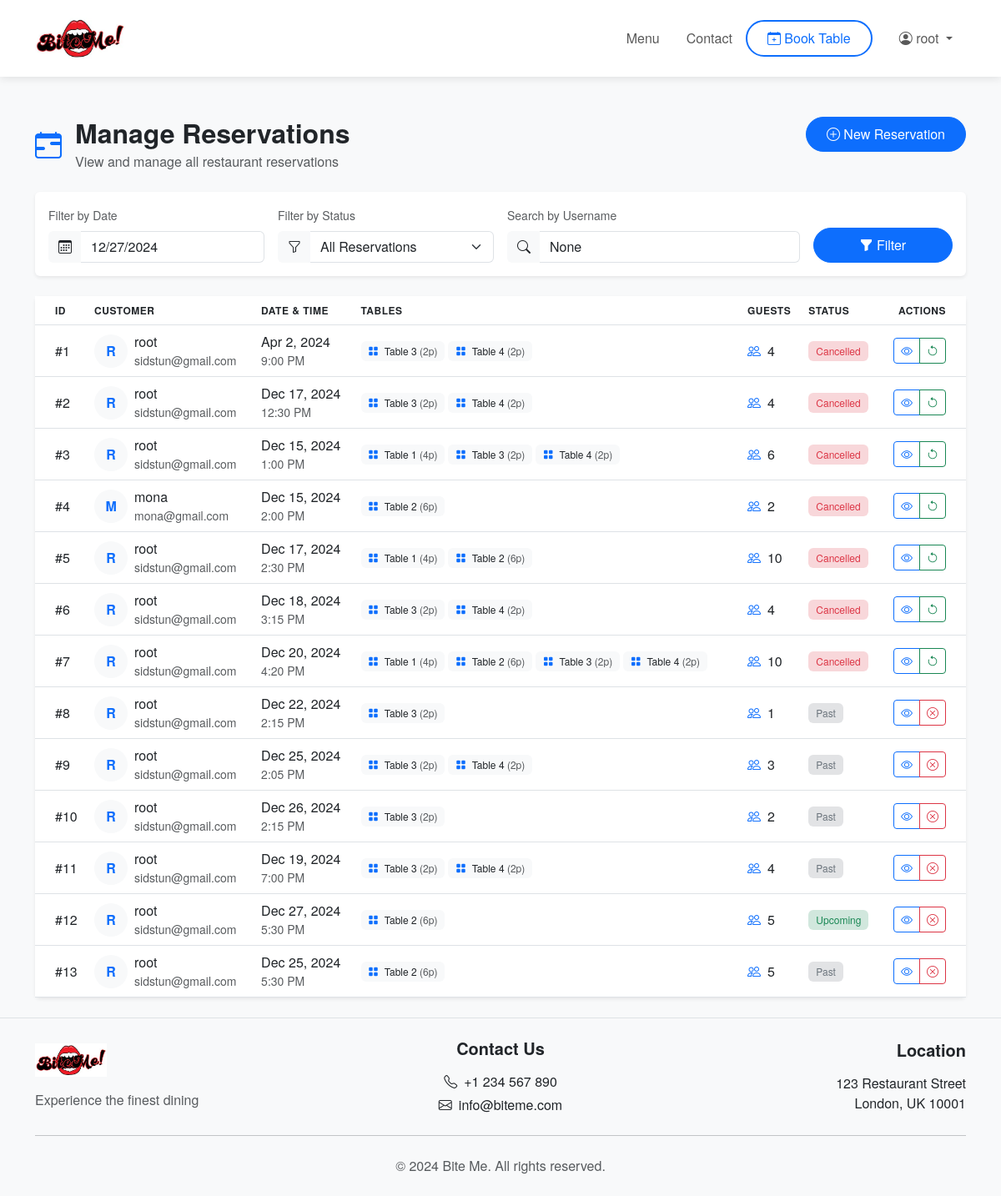
Screenshot of /manage/reservations/ (signed in) with the database file from the repository.
### booking/models.py (models this page shows, shortened)
class Reservation(models.Model):
    user = models.ForeignKey(User, on_delete=models.CASCADE, related_name='reservations')
    date = models.DateField()
    time = models.TimeField()
    guests = models.IntegerField()
    tables = models.ManyToManyField(Table, related_name='reservations', blank=True)
    created_at = models.DateTimeField(default=timezone.now)
    canceled = models.BooleanField(default=False)

class Table(models.Model):
    number = models.CharField(max_length=10)
    capacity = models.IntegerField()
    class Meta:
        ordering = ['number']

### booking/views.py (the view, shortened to what this page needs)
# urls.py: path('manage/reservations/', admin_reservations_view, name='admin_reservations'),
@user_passes_test(lambda u: u.is_staff)
def admin_reservations_view(request):
    date_filter = request.GET.get('date')
    status_filter = request.GET.get('status')
    search_query = request.GET.get('search')
    reservations = Reservation.objects.select_related('user').prefetch_related('tables').all()
    if date_filter:
        try:
            filter_date = datetime.strptime(date_filter, '%Y-%m-%d').date()
            reservations = reservations.filter(date=filter_date)
        except ValueError:
            pass
    if search_query:
        reservations = reservations.filter(
            user__username__icontains=search_query
        )
    for reservation in reservations:
        reservation.total_capacity = sum(table.capacity for table in reservation.tables.all())
    context = {
        'reservations': reservations,
        'today': datetime.now().date(),
        'date_filter': date_filter,
        'status_filter': status_filter,
        'search_query': search_query
    }
    return render(request, 'booking/admin/reservations.html', context)

### booking/templates/booking/admin/reservations.html (shortened to what this page needs)
{% extends 'booking/base.html' %}
{% load static %}
{% block content %}
<div class="container py-4">
    <div class="row mb-4">
        <div class="col-lg-8">
            <div class="d-flex align-items-center">
                <i class="bi bi-calendar-range fs-2 text-primary me-3"></i>
                <div>
                    <h2 class="mb-1">Manage Reservations</h2>
                    <p class="text-muted mb-0">View and manage all restaurant reservations</p>
                </div>
            </div>
        </div>
        <div class="col-lg-4">
            <div class="d-flex justify-content-lg-end">
                <a href="{% url 'book' %}" class="btn btn-primary">
                    <i class="bi bi-plus-circle"></i> New Reservation
                </a>
            </div>
        </div>
    </div>
    <div class="card border-0 shadow-sm mb-4">
        <div class="card-body">
            <form method="GET" class="row g-3">
                <div class="col-md-3">
                    <label class="form-label small text-muted">Filter by Date</label>
                    <div class="input-group">
                        <span class="input-group-text bg-light">
                            <i class="bi bi-calendar3"></i>
                        </span>
                        <input type="date" name="date" class="form-control" value="{{ date_filter }}">
                    </div>
                </div>
                <div class="col-md-3">
                    <label class="form-label small text-muted">Filter by Status</label>
                    <div class="input-group">
                        <span class="input-group-text bg-light">
                            <i class="bi bi-funnel"></i>
                        </span>
                        <select name="status" class="form-select">
                            <option value="">All Reservations</option>
                        </select>
                    </div>
                </div>
                <div class="col-md-4">
                    <label class="form-label small text-muted">Search by Username</label>
                    <div class="input-group">
                        <span class="input-group-text bg-light">
                            <i class="bi bi-search"></i>
                        </span>
                        <input type="text" name="search" class="form-control" placeholder="Search..." value="{{ search_query }}">
                    </div>
                </div>
                <div class="col-md-2 d-flex align-items-end">
                    <button type="submit" class="btn btn-primary w-100">
                        <i class="bi bi-funnel-fill"></i> Filter
                    </button>
                </div>
            </form>
        </div>
    </div>
    <div class="card border-0 shadow-sm">
        <div class="table-responsive">
            <table class="table table-hover align-middle mb-0">
                <thead class="bg-light">
                    <tr>
                        <th class="ps-4">ID</th>
                        <th>Customer</th>
                        <th>Date & Time</th>
                        <th>Tables</th>
                        <th>Guests</th>
                        <th>Status</th>
                        <th class="text-end pe-4">Actions</th>
                    </tr>
                </thead>
                <tbody>
                    {% for reservation in reservations %}
                        <tr>
                            <td class="ps-4 fw-medium">#{{ reservation.id }}</td>
                            <td>
                                <div class="d-flex align-items-center">
                                    <div class="avatar-initial rounded-circle bg-light text-primary me-2">
                                        {{ reservation.user.username|make_list|first|upper }}
                                    </div>
                                    <div>
                                        <div class="fw-medium">{{ reservation.user.username }}</div>
                                        <div class="small text-muted">{{ reservation.user.email }}</div>
                                    </div>
                                </div>
                            </td>
                            <td>
                                <div class="fw-medium">{{ reservation.date|date:"M j, Y" }}</div>
                                <div class="small text-muted">{{ reservation.time|time:"g:i A" }}</div>
                            </td>
                            <td>
                                <div class="d-flex align-items-center flex-wrap gap-1">
                                    {% for table in reservation.tables.all %}
                                        <span class="badge bg-light text-dark">
                                            <i class="bi bi-grid-fill text-primary me-1"></i>
                                            Table {{ table.number }}
                                            <span class="text-muted">({{ table.capacity }}p)</span>
                                        </span>
                                    {% empty %}
                                        <span class="text-muted small">
                                            <i class="bi bi-exclamation-circle me-1"></i>
                                            No tables assigned
                                        </span>
                                    {% endfor %}
                                </div>
                            </td>
                            <td>
                                <div class="d-flex align-items-center">
                                    <i class="bi bi-people text-primary me-2"></i>
                                    {{ reservation.guests }}
                                </div>
                            </td>
                            <td>
                                {% if reservation.canceled %}
                                    <span class="badge bg-danger-subtle text-danger">Cancelled</span>
                                {% elif reservation.date < today %}
                                    <span class="badge bg-secondary-subtle text-secondary">Past</span>
                                {% else %}
                                    <span class="badge bg-success-subtle text-success">Upcoming</span>
                                {% endif %}
                            </td>
                            <td class="text-end pe-4">
                                <div class="btn-group">
                                    <button type="button" class="btn btn-sm btn-outline-primary"
                                            data-bs-toggle="modal" data-bs-target="#detailsModal{{ reservation.id }}">
                                        <i class="bi bi-eye"></i>
                                    </button>
                                    {% if not reservation.canceled %}
                                        <button type="button" class="btn btn-sm btn-outline-danger"
                                                onclick="confirmCancel('{{ reservation.id }}')">
                                            <i class="bi bi-x-circle"></i>
                                        </button>
                                    {% else %}
                                        <button type="button" class="btn btn-sm btn-outline-success"
                                                onclick="confirmRestore('{{ reservation.id }}')">
                                            <i class="bi bi-arrow-counterclockwise"></i>
                                        </button>
                                    {% endif %}
                                </div>
                            </td>
                        </tr>
                    {% endfor %}
                </tbody>
            </table>
        </div>
    </div>
</div>
{% endblock %}

### booking/templates/booking/base.html (shortened to what this page needs)
{% load static %}
<!DOCTYPE html>
<html lang="en">
<head>
    <link rel="stylesheet" href="https://cdn.jsdelivr.net/npm/bootstrap@5.3.0/dist/css/bootstrap.min.css">
    <link rel="stylesheet" href="{% static 'css/style.css' %}">
    <link rel="stylesheet" href="https://cdn.jsdelivr.net/npm/bootstrap-icons@1.11.3/font/bootstrap-icons.min.css">
</head>
<body class="d-flex flex-column min-vh-100">
    <header class="header-main">
        <nav class="navbar navbar-expand-lg navbar-light">
            <div class="container">
                <a class="navbar-brand" href="{% url 'index' %}">
                    <img src="{% static 'img/logo.webp' %}" alt="Bite Me Logo" height="50">
                </a>
                <div class="collapse navbar-collapse justify-content-end" id="navbarNav">
                    <ul class="navbar-nav align-items-center">
                        <li class="nav-item">
                            <a class="nav-link" href="{% url 'menu' %}">Menu</a>
                        </li>
                        <li class="nav-item">
                            <a class="nav-link" href="{% url 'contact' %}">Contact</a>
                        </li>
                        {% if user.is_authenticated %}
                            <li class="nav-item">
                                <a class="nav-link book-table-btn" href="{% url 'book' %}">
                                    <i class="bi bi-calendar-plus"></i> Book Table
                                </a>
                            </li>
                            <li class="nav-item dropdown">
                                <a class="nav-link dropdown-toggle" href="#" id="navbarDropdown" role="button"
                                   data-bs-toggle="dropdown" aria-expanded="false">
                                    <i class="bi bi-person-circle"></i> {{ user.username }}
                                </a>
                            </li>
                        {% endif %}
                    </ul>
                </div>
            </div>
        </nav>
    </header>
    <main class="flex-grow-1">
        {% block content %}{% endblock %}
    </main>
    <footer class="footer mt-auto py-4 bg-light">
        <div class="container">
            <div class="row g-4 align-items-center">
                <div class="col-md-4 text-center text-md-start">
                    <img src="{% static 'img/logo.webp' %}" alt="Bite Me Logo" height="40" class="mb-3">
                    <p class="text-muted mb-0">Experience the finest dining</p>
                </div>
                <div class="col-md-4 text-center">
                    <h5 class="mb-3">Contact Us</h5>
                    <p class="mb-1"><i class="bi bi-telephone me-2"></i>+1 234 567 890</p>
                    <p class="mb-0"><i class="bi bi-envelope me-2"></i>info@biteme.com</p>
                </div>
                <div class="col-md-4 text-center text-md-end">
                    <h5 class="mb-3">Location</h5>
                    <p class="mb-0">123 Restaurant Street</p>
                    <p class="mb-0">London, UK 10001</p>
                </div>
            </div>
            <hr class="my-4">
            <div class="text-center">
                <p class="text-muted mb-0">&copy; {% now "Y" %} Bite Me. All rights reserved.</p>
            </div>
        </div>
    </footer>
</body>
</html>

### booking/static/css/style.css (style rules this page uses)
body { font-family: 'Helvetica Neue', Helvetica, Arial, sans-serif; background-color: #f8f9fa; }
h2, h3, h4, h5, h6 { font-weight: 600; }
.navbar-brand img { margin-right: 10px; }
.card { transition: transform 0.2s ease-in-out; }
input[type="date"] { position: relative; }

### booking/templates/booking/admin/reservations.html (style rules this page uses)
.avatar-initial { width: 40px; height: 40px; display: flex; align-items: center; justify-content: center; font-weight: 600; }
.table th { font-weight: 600; font-size: 0.75rem; text-transform: uppercase; letter-spacing: 0.5px; }
.badge { font-weight: 500; padding: 0.5em 0.75em; }
.btn-group .btn { padding: 0.25rem 0.5rem; }
.input-group-text { border: none; }
.form-control, .form-select { border-left: none; }

### booking/templates/booking/base.html (style rules this page uses)
.header-main { background-color: #fff; box-shadow: 0 2px 10px rgba(0,0,0,0.1); position: relative; z-index: 1000; }
.navbar { padding-top: 1rem; padding-bottom: 1rem; }
.navbar-brand { font-weight: 700; }
.nav-link { font-weight: 500; padding: 0.5rem 1rem !important; transition: color 0.3s ease; }
.book-table-btn { color: #0d6efd !important; border: 2px solid #0d6efd; border-radius: 50px; padding: 0.5rem 1.5rem !important; margin-right: 1rem; transition: all 0.3s ease; }
.btn-primary { border-radius: 50px; padding: 0.5rem 1.5rem; }
.footer { background-color: #f8f9fa; border-top: 1px solid #dee2e6; }

### rows the page displays
Reservation: id "1", user.username|make_list "R", user.username "root", user.email "sidstun@gmail.com", date "Apr 2, 2024", time "9:00 PM", guests "4", canceled "Cancelled"
Table: number "3", capacity "2"
Table: number "4", capacity "2"
Reservation: id "2", user.username|make_list "R", user.username "root", user.email "sidstun@gmail.com", date "Dec 17, 2024", time "12:30 PM", guests "4", canceled "Cancelled"
Reservation: id "3", user.username|make_list "R", user.username "root", user.email "sidstun@gmail.com", date "Dec 15, 2024", time "1:00 PM", guests "6", canceled "Cancelled"
Table: number "1", capacity "4"
Reservation: id "4", user.username|make_list "M", user.username "mona", user.email "mona@gmail.com", date "Dec 15, 2024", time "2:00 PM", guests "2", canceled "Cancelled"
Table: number "2", capacity "6"
Reservation: id "5", user.username|make_list "R", user.username "root", user.email "sidstun@gmail.com", date "Dec 17, 2024", time "2:30 PM", guests "10", canceled "Cancelled"
Reservation: id "6", user.username|make_list "R", user.username "root", user.email "sidstun@gmail.com", date "Dec 18, 2024", time "3:15 PM", guests "4", canceled "Cancelled"
Reservation: id "7", user.username|make_list "R", user.username "root", user.email "sidstun@gmail.com", date "Dec 20, 2024", time "4:20 PM", guests "10", canceled "Cancelled"
Reservation: id "8", user.username|make_list "R", user.username "root", user.email "sidstun@gmail.com", date "Dec 22, 2024", time "2:15 PM", guests "1", canceled "Past"
Reservation: id "9", user.username|make_list "R", user.username "root", user.email "sidstun@gmail.com", date "Dec 25, 2024", time "2:05 PM", guests "3", canceled "Past"
Reservation: id "10", user.username|make_list "R", user.username "root", user.email "sidstun@gmail.com", date "Dec 26, 2024", time "2:15 PM", guests "2", canceled "Past"
Reservation: id "11", user.username|make_list "R", user.username "root", user.email "sidstun@gmail.com", date "Dec 19, 2024", time "7:00 PM", guests "4", canceled "Past"
Reservation: id "12", user.username|make_list "R", user.username "root", user.email "sidstun@gmail.com", date "Dec 27, 2024", time "5:30 PM", guests "5", canceled "Upcoming"
Reservation: id "13", user.username|make_list "R", user.username "root", user.email "sidstun@gmail.com", date "Dec 25, 2024", time "5:30 PM", guests "5", canceled "Past"

### other values shown
{{ user.username }} "root"
